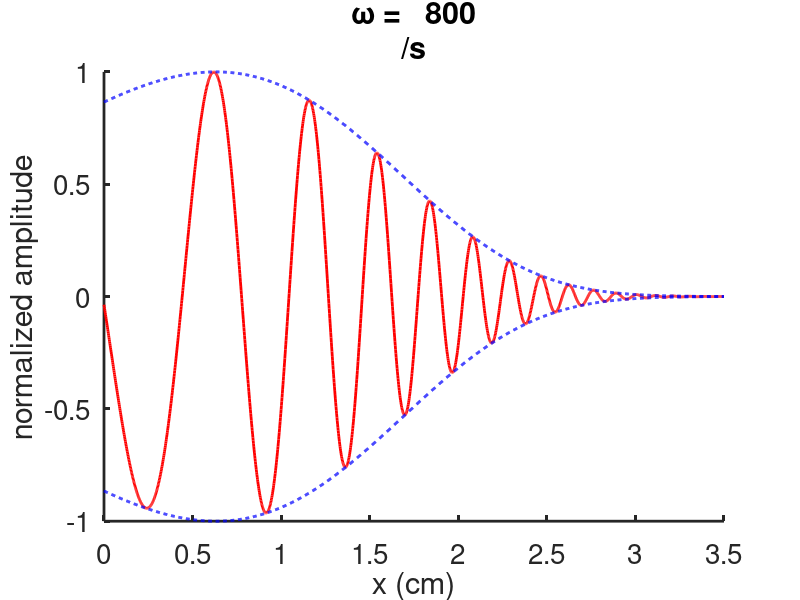
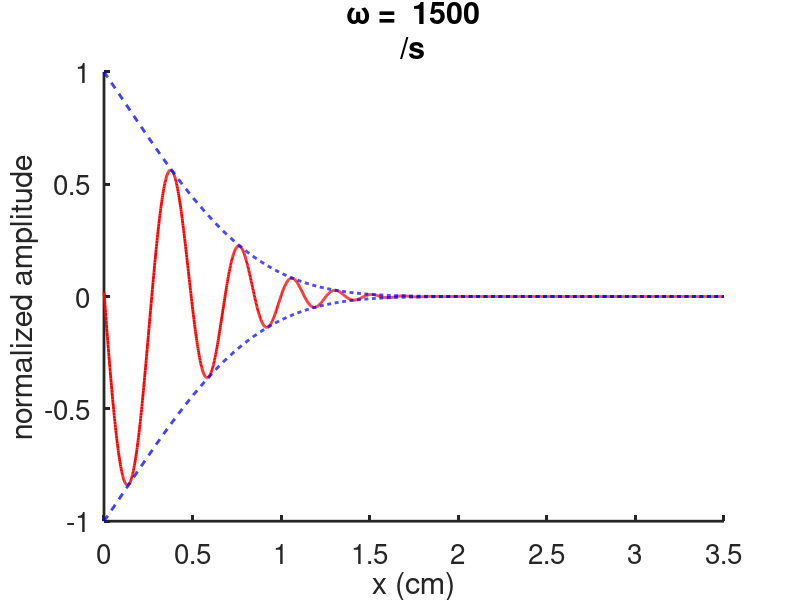

The MATLAB script that drew these images, in order:

%-------------------------------------------------------------------
%
% Simulate shallow-water waves in the cochlea.
% 
% For Chapter 20, Section 20.2.4 of
% Keener and Sneyd, Mathematical Physiology, 3rd Edition, Springer.
%
% Written by James Keener and James Sneyd
%
%-------------------------------------------------------------------
clear all
close all
clc
set(0,                           ...
   'defaultaxesfontsize', 20,   ...
   'defaultaxeslinewidth', 2.0, ...
   'defaultlinelinewidth', 2.0, ...
   'defaultpatchlinewidth', 0.7);
lam = 1.5;
wlist = [800,1500];
for wj=1:2
    w = wlist(wj);
 
L = 3.5;
l = 0.0035;

k0 = 1e7;
r0 = 3000;

alpha = sqrt(2*w*w/(l*(k0+1i*w*r0)));
ar = real(alpha);

% take the square root with positive imaginary part. Be a
% little careful, as Matlab here gives you a negative imaginary part, which
% is not the root you want.
ai = -imag(alpha); 

x = linspace(0,L,2000);
eta = exp(3*lam*x/4 - 2*ai*exp(lam*x/2)/lam + 2*1i*ar*exp(lam*x/2)/lam);

figure(wj)
plot(x,eta/max(abs(eta)),'r',x,abs(eta)/max(abs(eta)),'--b',x,-abs(eta)/max(abs(eta)),'--b')
xp = -2*log(4*ai/(3*lam))/lam;
xlim([0,L])
xlabel('x (cm)')
box off
formatSpecF = '%6.0f\n';
 
   title(strcat('\omega = ',sprintf(formatSpecF,w),'/s'))
   ylabel('normalized amplitude')
end
%igorout = [x' real(eta/max(eta))' abs(eta/max(eta))' -abs(eta/max(eta))'];
%writematrix(igorout,'shallow_800.dat')
